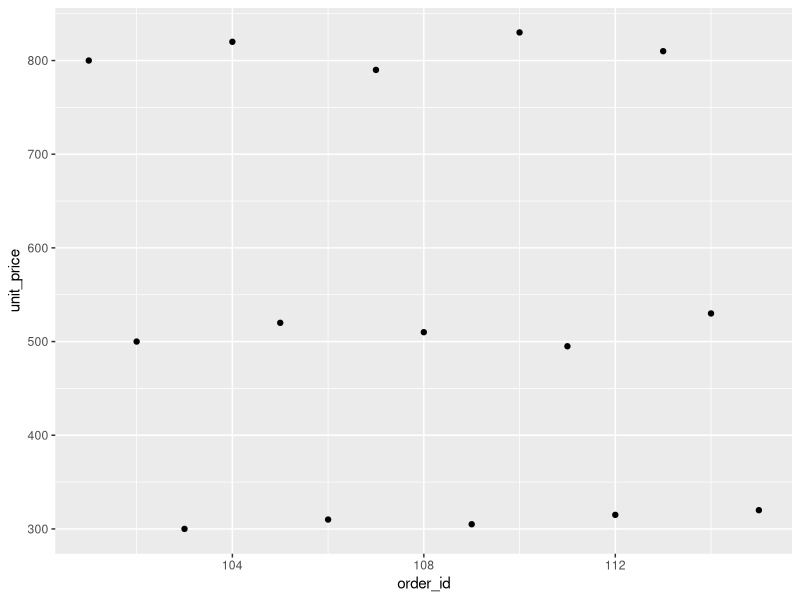
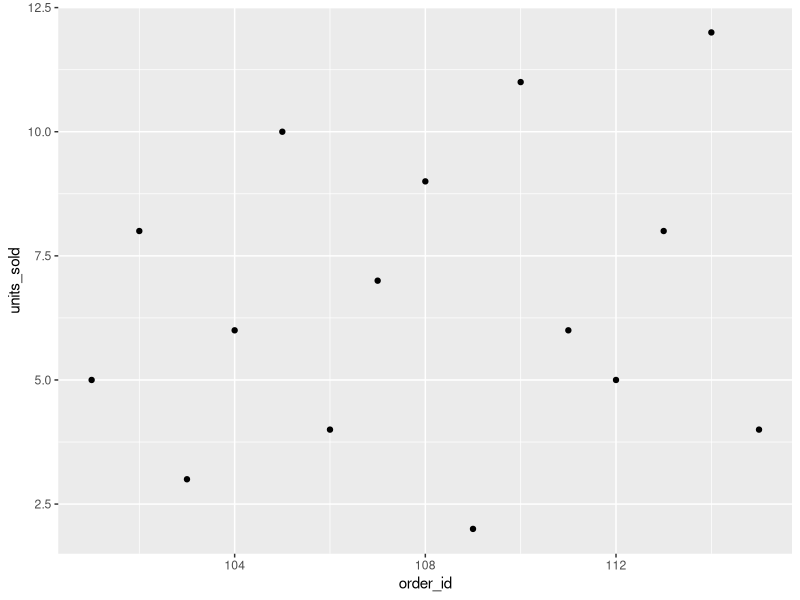
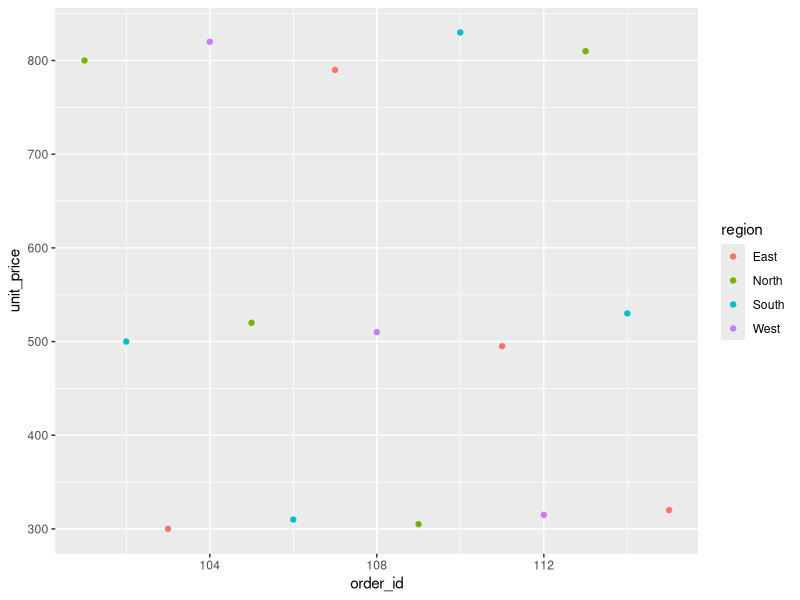
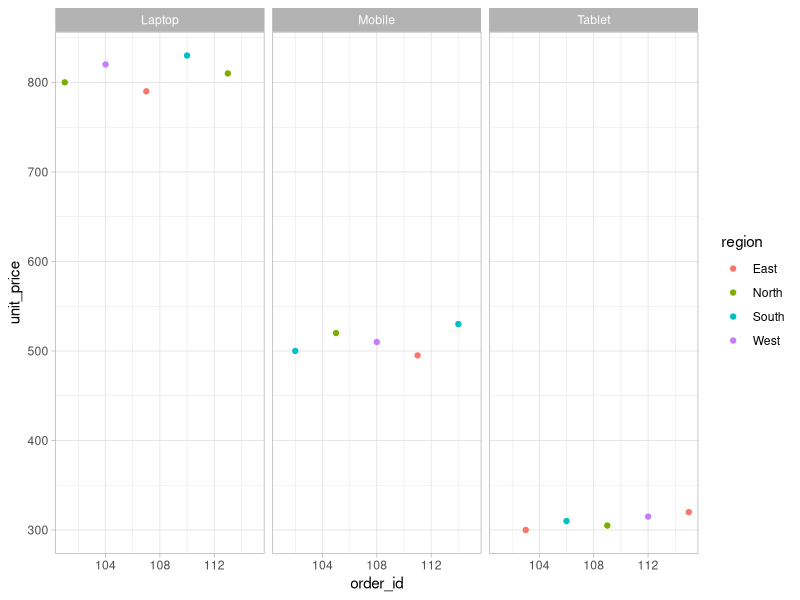
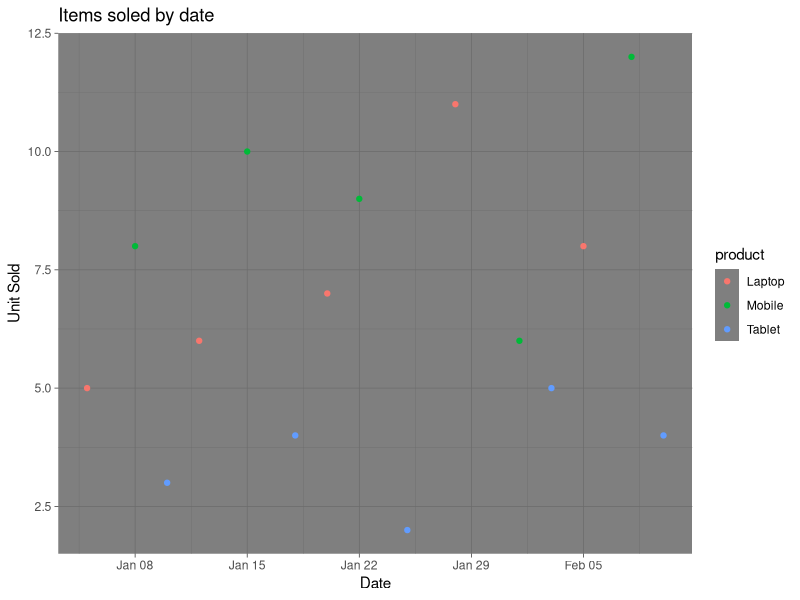
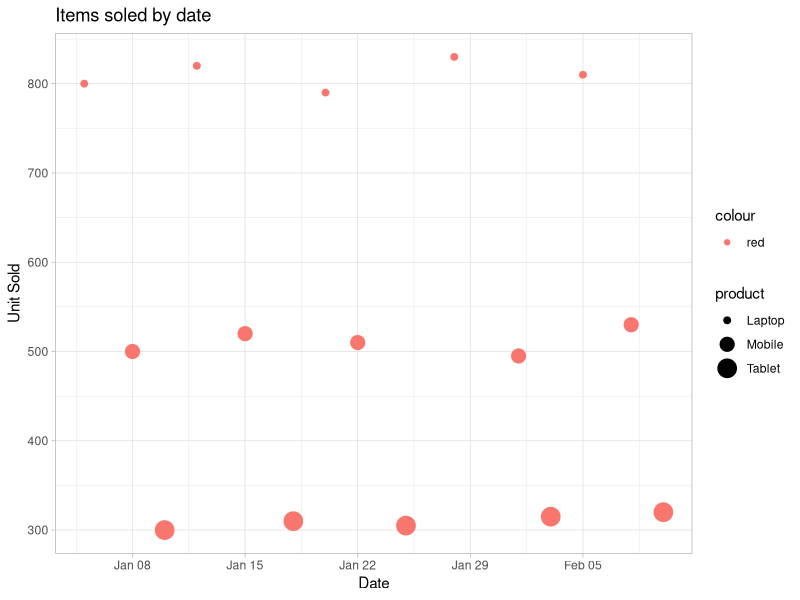
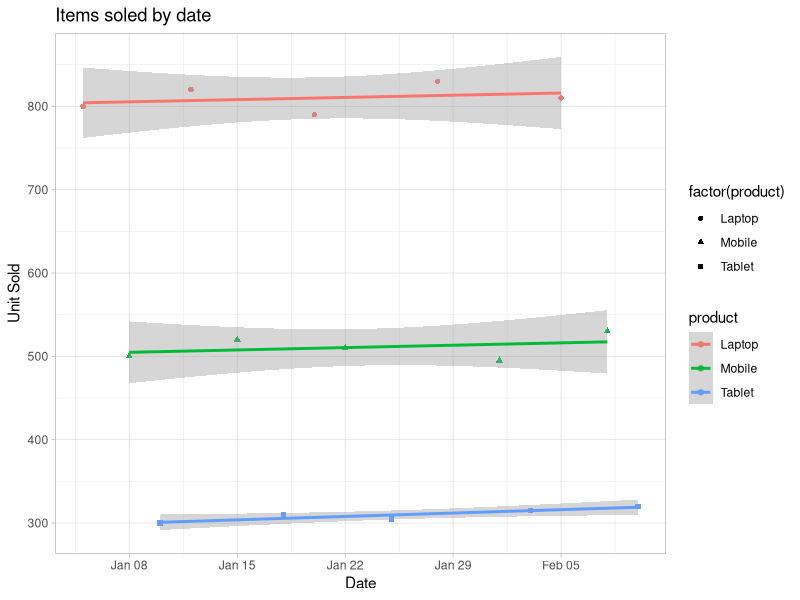
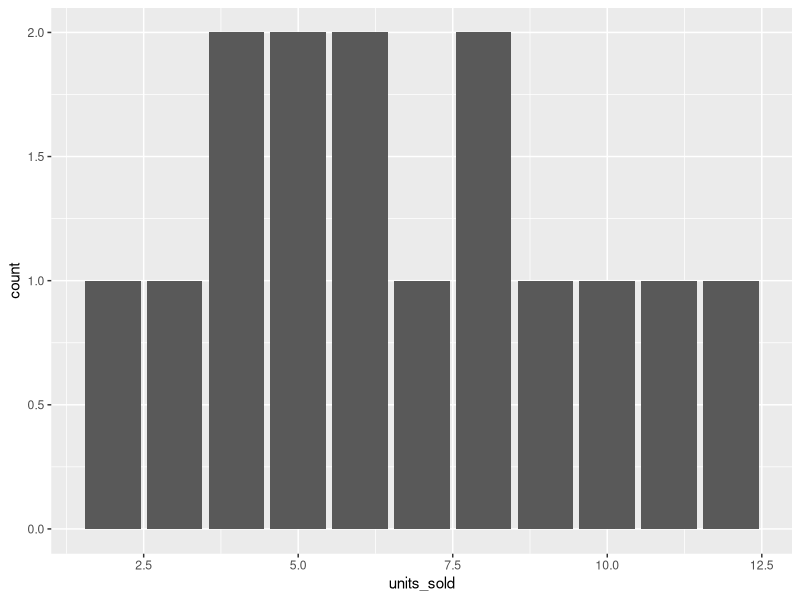

Source code (R) for these figures, in order:

# Dataset creation
# we have created 7 columns
# first column is order_id which is integer type
# Products, Category, region are string datatype
# we define units sold and unit price as integer type
# we define sales date as date type
sales_data <- data.frame(
  
  order_id = c(101,102,103,104,105,106,107,108,109,110,111,112,113,114,115),
  
  product = c("Laptop","Mobile","Tablet","Laptop","Mobile",
              "Tablet","Laptop","Mobile","Tablet","Laptop",
              "Mobile","Tablet","Laptop","Mobile","Tablet"),
  
  category = c("Electronics","Electronics","Electronics","Electronics","Electronics",
               "Electronics","Electronics","Electronics","Electronics","Electronics",
               "Electronics","Electronics","Electronics","Electronics","Electronics"),
  
  region = c("North","South","East","West","North",
             "South","East","West","North","South",
             "East","West","North","South","East"),
  
  units_sold = c(5,8,3,6,10,4,7,9,2,11,6,5,8,12,4),
  
  unit_price = c(800,500,300,820,520,310,790,510,305,830,495,315,810,530,320),
  
  sales_date = as.Date(c("2024-01-05","2024-01-08","2024-01-10",
                         "2024-01-12","2024-01-15","2024-01-18",
                         "2024-01-20","2024-01-22","2024-01-25",
                         "2024-01-28","2024-02-01","2024-02-03",
                         "2024-02-05","2024-02-08","2024-02-10"))
)
View(sales_data)

# step 1 (install library and import)
# library is already installed so just import that
library(ggplot2)
head(sales_data)
summary(sales_data)

# step 2: Draw geom point graph D= data M= mapping G=graph
# define Data which is sales_data and aes order_id, units_sold and graph is geom_point
ggplot(data=sales_data, aes(x= order_id, y=unit_price)) + geom_point()
ggplot(sales_data, aes(x=order_id, y=units_sold)) + geom_point() 

# step 3: Adding colors based on region
# adding theme and facet_wrap
# when we have to define some basic colors like red blue green etc so we will pass
# these colors in "red" or 'red'
ggplot(data=sales_data, aes(x= order_id, y=unit_price, colour=region)) + geom_point()


ggplot(sales_data, aes(x=order_id, y=unit_price, colour = region)) + 
  geom_point() + 
  theme_light() +
  facet_wrap('product')




# step 4: Adding labs layer (labs layer contains title, x-label and y-label)
ggplot(sales_data, aes(x=sales_date, y=units_sold, colour = product)) + 
  geom_point() +
  theme_dark() +
  labs(title="Items soled by date", x="Date", y="Unit Sold")

# step 5: Please add size of dots and define fix color
ggplot(sales_data, aes(x=sales_date, y=unit_price, colour = 'red', size= product)) + 
  geom_point() +
  theme_light() +
  labs(title="Items soled by date", x="Date", y="Unit Sold")

# step 6: change shape of dots
# added size of dots and define fix color
ggplot(sales_data, aes(x=sales_date, y=unit_price, colour = product, shape = factor(product))) + 
  geom_point() +
  theme_light() +
  labs(title="Items soled by date", x="Date", y="Unit Sold") +
  geom_smooth(method=lm)

############################ Bar graph ###########################
# when we do not use stat='identity' this will by default get counts
# for example in simple bar chart to display product count
# and when we get only units sold it counts only
# simple bar chart
ggplot(sales_data, aes(x = units_sold)) + 
  geom_bar()

# bar chart with color and draw how many unique products of each category
ggplot(sales_data, aes(x = product, fill = product)) + 
  geom_bar()

# Now we will check how many product sold of each type like how much mobiles sold etc.
ggplot(sales_data, aes(x = product, y = units_sold, fill = product)) + 
  geom_bar(stat = "identity") +
  theme_light() +
  labs(
    title = "Total Units Sold by Product",
    x = "Product",
    y = "Units Sold"
  )

# Now we will create histogram
# scale x continous means x axis should be gap of 2 from minimum value of units sold to maximum units sold
# units_sold = c(5,8,3,6,10,4,7,9,2,11,6,5,8,12,4) min sold units are 2 and max are 12
# Calculate table Bin	Values Inside	Frequency
# 2–4  |	2, 3	    | 2
# 4–6	 | 4, 4, 5, 5	| 4
# 6–8	 | 6, 6, 7	  | 3
# 8–10 | 8, 8, 9	  | 3
# 10–12|	10, 11	  | 2
# 12–14|	12	      | 1
ggplot(sales_data, aes(x = units_sold)) +
  geom_histogram(binwidth = 2, fill = "skyblue", color = "black") +
  theme_minimal() +
  scale_x_continuous(breaks = seq(min(sales_data$units_sold),
                                  max(sales_data$units_sold),
                                  by = 2)) +
  labs(
    title = "Distribution of Units Sold",
    x = "Units Sold",
    y = "Frequency"
  )

# Area chart

ggplot(sales_data, aes(x = order_id, y = units_sold, fill = region)) +
  geom_area(alpha = 0.7, color = "black", size = 0.3) +
  theme_minimal() +
  labs(
    title = "Units Sold Trend by Region",
    x = "Order ID",
    y = "Units Sold"
  ) +
  theme(
    plot.title = element_text(hjust = 0.5, face = "bold", size = 14),
    legend.position = "top"
  )

# sales of each product
sales_data['Sales'] <- sales_data['units_sold'] * sales_data['unit_price']
View(sales_data)

ggplot(data=sales_data, aes(x=product, y=Sales, fill = product))+
  geom_bar(stat='identity')+
  labs(
    title="Sales by each Product", x="Product", y="Sales by each product"
  )+
  theme(
    plot.title = element_text(hjust = 0.5, face='bold', size=15),
    legend.position = "bottom"
  )
  
